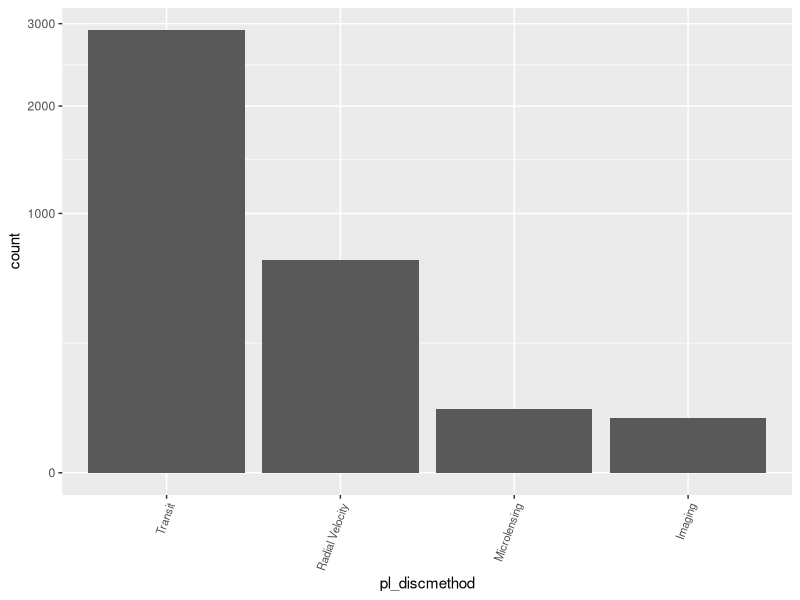
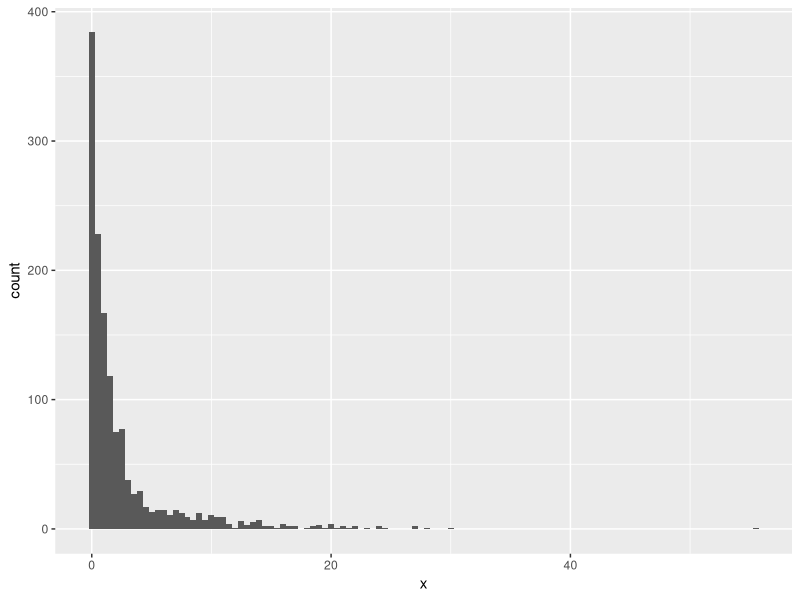
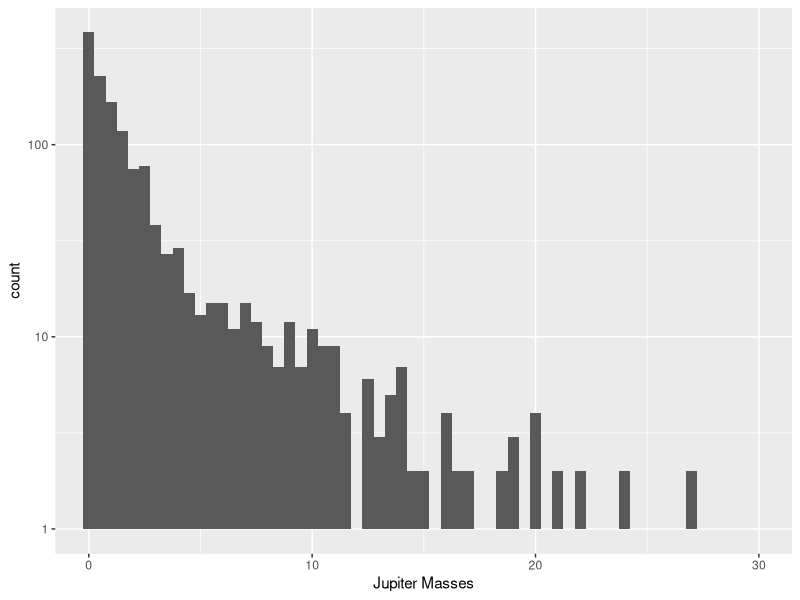
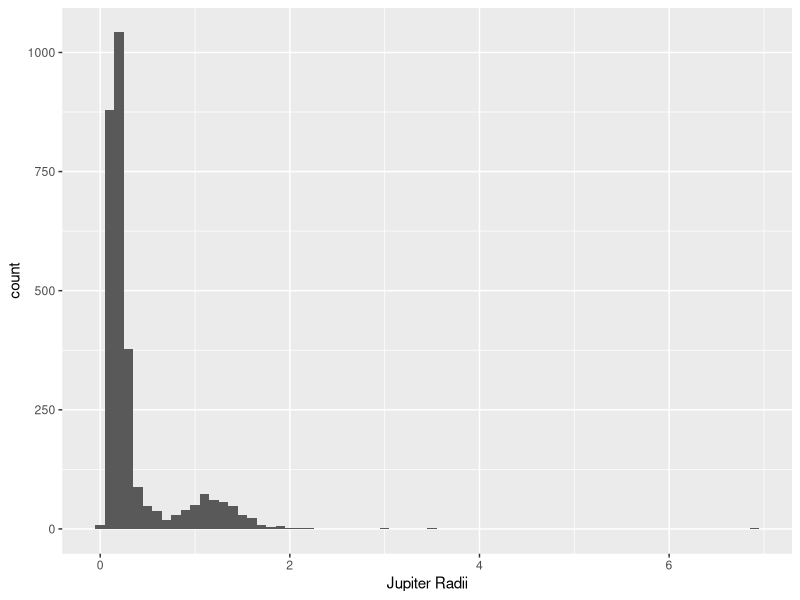
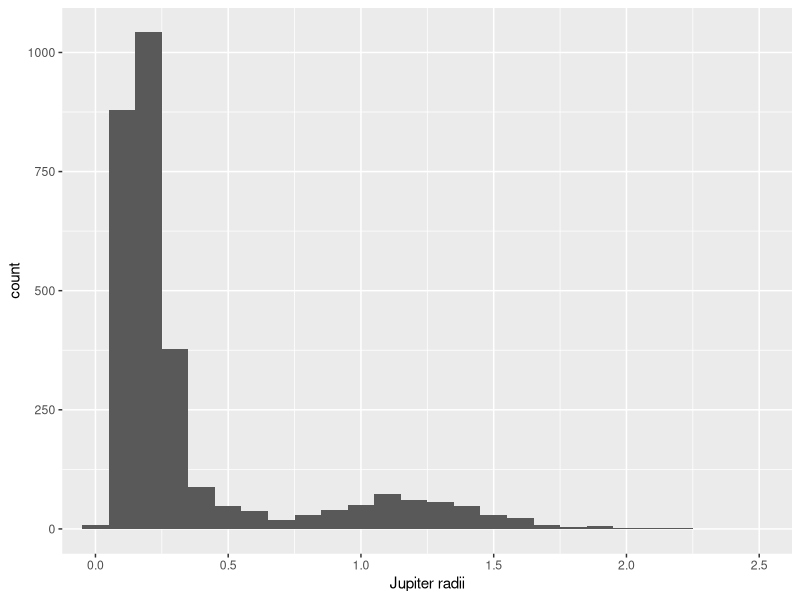
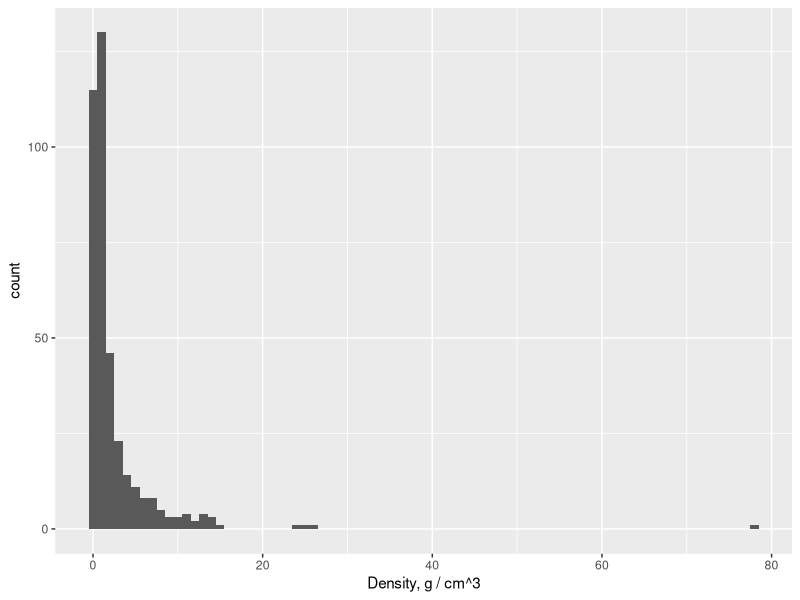
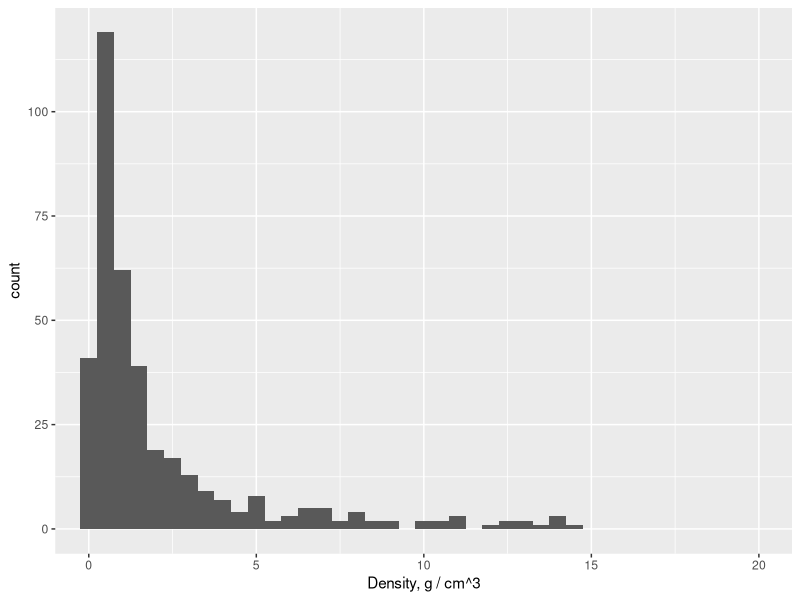
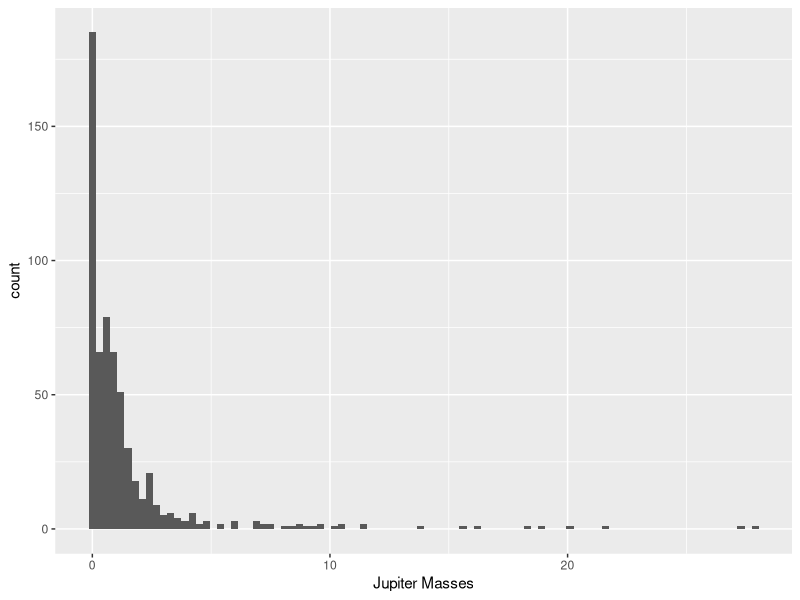

R code for these plots, in order:
## ---- chunk 1
# Load all of the packages that you end up using in your analysis in this code
# chunk.

# Notice that the parameter "echo" was set to FALSE for this code chunk. This
# prevents the code from displaying in the knitted HTML output. You should set
# echo=FALSE for all code chunks in your file, unless it makes sense for your
# report to show the code that generated a particular plot.

# The other parameters for "message" and "warning" should also be set to FALSE
# for other code chunks once you have verified that each plot comes out as you
# want it to. This will clean up the flow of your report


library(tidyverse)


## ---- chunk 2
# Read in datat to a dataframe object
df <- read.csv('planets.csv', header=TRUE)

# Grab columns 2 through 20
pa <- df[, 2:20]

pa$pl_name <- df$pl_name
pa$st_optmag <- df$st_optmag
pa$st_dist <- df$st_dist
pa$st_spster <- df$st_spstr
pa$st_age <- df$st_age
pa$st_mass <- df$st_mass
pa$st_dist <- df$st_dist
pa$st_teff <- df$st_teff

# Drop columns we don't care about
ep <- pa[ , -which(names(pa) %in% c('pl_orbeccen', 'pl_orbincl', 
                                    'pl_ttvflag', 'pl_kepflag',
                                    'pl_k2flag', 'pl_nnotes',
                                    'ra', 'dec_str', 'pl_bmassprov',
                                    'ra_str'))]

## ---- chunk 3

# Reorder the discovery method factor according to the count of planets
# discovered using each method, descending.
ep$pl_discmethod <- factor(ep$pl_discmethod, levels = 
                             c('Transit','Radial Velocity', 'Microlensing',
                               'Imaging', 'Transit Timing Variations',
                               'Eclipse Timing Variations', 
                               'Orbital Brightness Modulation',
                               'Pulsar Timing', 'Pulsation Timing Variations',
                               'Astrometry'))

# Change the spectral type column to only be the first letter of the string.
# This will give us a broad definition of the star's spectral type rather than
# a very specific one
ep$st_spster <- substring(ep$st_spster, 1, 1)

# Factor spectral type column to ensure ggplot plays nice with it
ep$st_spster %>% factor(levels = c('A', 'B', 'F', 'G', 'K', 'L', 'M', 'S',
                                   'T', 'W'))

# Here we essentially exclude all planets that are not the "final" planet in
# their system, and use this dataframe to keep track of the number of planets
# in each system
num_planets = subset(ep, (ep$pl_letter == 'b' & ep$pl_pnum == 1) |
                       (ep$pl_letter == 'c' & ep$pl_pnum == 2) |
                       (ep$pl_letter == 'd' & ep$pl_pnum == 3) |
                       (ep$pl_letter == 'e' & ep$pl_pnum == 4) |
                       (ep$pl_letter == 'f' & ep$pl_pnum == 5) |
                       (ep$pl_letter == 'g' & ep$pl_pnum == 6) |
                       (ep$pl_letter == 'h' & ep$pl_pnum == 7) | 
                       (ep$pl_letter == 'i' & ep$pl_pnum == 8))

backup <- ep

ep <- subset(ep, pl_discmethod == 'Transit' | pl_discmethod == 'Radial Velocity' | 
           pl_discmethod == 'Microlensing' | pl_discmethod == 'Imaging')

## ---- chunk 4
#' Produces a histogram plot using ggplot2.
#' Arguments: df, a dataframe object; x, a variable in df;
#' binwidth, width of the bars in the histogram

hist_plot <- function(df, x, binwidth) {
  ggplot(df, aes(x = x)) + geom_histogram(binwidth=binwidth)
}

## ---- chunk 5
summary(ep)
## ---- chunk 6
str(ep)
## ---- chunk 7
ggplot(ep, aes(x = pl_discmethod)) + geom_bar() + 
  theme(axis.text.x =  element_text(angle = 70, size = 8, hjust = 1)) +
  scale_y_sqrt()
## ---- chunk 8

## ---- chunk 9

hist_plot(ep, ep$pl_bmassj, .5)

## ---- chunk 10

hist_plot(ep, ep$pl_bmassj, .5) + coord_cartesian(xlim = c(0, 30)) +
scale_y_log10() + xlab('Jupiter Masses')


## ---- chunk 11

hist_plot(ep, ep$pl_radj, .1) + xlab('Jupiter Radii')

## ---- chunk 12

hist_plot(ep, ep$pl_radj, .1) + xlab('Jupiter radii') + 
  coord_cartesian(xlim = c(0, 2.5))

## ---- chunk 13

hist_plot(ep, ep$pl_dens, 1) + xlab('Density, g / cm^3')

## ---- chunk 14

hist_plot(ep, ep$pl_dens, .5) + xlab('Density, g / cm^3') + 
coord_cartesian(xlim = c(0, 20))

## ---- chunk 15

trans <- ep %>% subset(pl_discmethod == 'Transit')
rv <- ep %>% subset(pl_discmethod == 'Radial Velocity')
ml <- ep %>% subset(pl_discmethod == 'Microlensing')
im <- ep %>% subset(pl_discmethod == 'Imaging')

## ---- chunk 16

hist_plot(trans, trans$pl_bmassj, .3) + xlab('Jupiter Masses')

## ---- chunk 17

hist_plot(rv, rv$pl_bmassj, .3) + xlab('Jupiter Masses')

## ---- chunk 18

hist_plot(ml, ml$pl_bmassj, .1) + xlab('Jupiter Masses')

## ---- chunk 19

hist_plot(im, im$pl_bmassj, .3) + xlab('Jupiter Masses')

## ---- chunk 20
hist_plot(im, im$pl_radj, .1) + xlab('Jupiter Radii')
## ---- chunk 21
hist_plot(rv, rv$pl_radj, .1) + xlab('Jupiter Radii')
## ---- chunk 22

hist_plot(trans, trans$pl_radj, .1) + xlab('Jupiter Radii')

## ---- chunk 23
summary(num_planets)
ggplot(num_planets, aes(x = factor(pl_pnum))) + geom_bar()


## ---- chunk 24

hist_plot(ep, ep$st_age, .1) + xlab('Star age (billions of years)')

## ---- chunk 25

hist_plot(ep, ep$st_mass, 1)

## ---- chunk 26

hist_plot(ep, ep$st_mass, .1) + coord_cartesian(xlim = c(0, 5))

## ---- chunk 27

ggplot(subset(ep, ep$st_spster != ''), aes(x = st_spster)) +
  geom_bar()

## ---- chunk 28

hist_plot(ep, ep$st_teff, 100) + xlab('Effective temperature (K)')

## ---- chunk 29

ggplot(ep, aes(x = st_teff)) + geom_histogram(binwidth = 100) +
  xlab('Effective temperature (K)') + coord_cartesian(xlim = c(0, 10000))

## ---- chunk 30

ggplot(subset(ep, ep$pl_dens <= 60), aes(x = pl_dens, y = pl_bmassj)) + 
  geom_point()

## ---- chunk 31

ggplot(subset(ep, ep$pl_dens <= 60), aes(x = pl_dens, y = pl_bmassj)) + 
  geom_point() + coord_cartesian(xlim = c(0, 15), ylim = c(0, 5))

## ---- chunk 32

ggplot(ep, aes(x = pl_radj, y = pl_bmassj)) + geom_point() +
  coord_cartesian(xlim = c(0, 3), ylim =c(0, 30))

## ---- chunk 33

ggplot(ep, aes(x = pl_radj, y = pl_bmassj)) + geom_point() +
  coord_cartesian(xlim = c(0, 3), ylim =c(0, 10))

## ---- chunk 34

ggplot(ep, aes(x = pl_orbsmax, y = pl_bmassj)) + geom_point() +
  coord_cartesian(xlim = c(0, 8), ylim = c(0, 10))

## ---- chunk 35

ggplot(ep, aes(x = st_dist, y = pl_bmassj)) + geom_point()

## ---- chunk 36

ggplot(ep, aes(x = st_dist, y = pl_bmassj)) + geom_point()

## ---- chunk 37

ggplot(subset(ep, ep$st_spster == 'F' | ep$st_spster == 'G' |
                ep$st_spster == 'K' | ep$st_spster == 'M'), 
              aes(x = st_spster, y = st_dist)) + geom_boxplot() + 
  coord_cartesian(ylim = c(0, 1000))

## ---- chunk 38

ggplot(ep, aes(x = st_mass, y = pl_bmassj)) + geom_point() +
  coord_cartesian(xlim = c(0, 15), ylim = c(0, 30))

## ---- chunk 39

ggplot(ep, aes(x = st_mass, y = pl_bmassj)) + geom_point(alpha=0.5) +
  coord_cartesian(xlim = c(0, 2), ylim = c(0, 5))

## ---- chunk 40

ggplot(num_planets, aes(x = factor(pl_pnum), y = st_mass)) + geom_boxplot() +
  coord_cartesian(ylim = c(0, 2.5))

## ---- chunk 41

ggplot(subset(ep, ep$st_spster != 'W' & ep$st_spster != 's' &
                ep$st_spster != 'L' & ep$st_spster != 'B' & ep$st_spster != ''), 
       aes(x=factor(st_spster), y = st_teff)) + geom_boxplot() +
  coord_cartesian(ylim = c(0, 10000))

## ---- chunk 42

ggplot(ep, aes(x = st_mass, y = st_teff)) + geom_point(alpha = 0.05) + 
  coord_cartesian(ylim = c(0, 12000), xlim = c(0, 2))

lm(pl_radj ~ st_teff, data = ep) %>% summary()

## ---- chunk 43

ggplot(ep, aes(x = st_optmag, y = st_dist)) + geom_point(alpha = 0.2) + 
  coord_cartesian(ylim = c(0, 2500))

## ---- chunk 44

ggplot(ep, aes(x = st_optmag, y = st_dist)) + geom_point(alpha = 0.2) + 
  coord_cartesian(ylim = c(0, 2500)) + scale_y_sqrt()

## ---- chunk 45

ggplot(ep, aes(x = factor(pl_pnum), y = pl_bmassj, group = factor(pl_pnum))) +
  geom_boxplot()


## ---- chunk 46

## ---- chunk 47

ggplot(ep, aes(x = st_dist, y = pl_bmassj, color = pl_discmethod)) +
  geom_point(alpha = 0.2) + scale_color_brewer(type='qual', palette = 2)

## ---- chunk 48

m = subset(ep, pl_discmethod == 'Transit' | pl_discmethod == 'Radial Velocity' | 
           pl_discmethod == 'Microlensing' | pl_discmethod == 'Imaging')

ggplot(m, aes(x = st_dist, y = pl_bmassj, color = pl_discmethod)) +
  geom_point(alpha = 0.2) + scale_color_brewer(type='qual', palette = 2) + 
  coord_cartesian(ylim = c(0, 25))

## ---- chunk 49

ggplot(ep, aes(x = pl_radj, y = pl_bmassj)) +
  geom_point(size = .5*ep$pl_dens, alpha = 0.5) +
  coord_cartesian(xlim = c(0, 3), ylim =c(0, 10))

## ---- chunk 50

ggplot(ep, aes(x = pl_radj, y = pl_bmassj, color = factor(pl_pnum))) +
  geom_point(alpha = 0.2) + coord_cartesian(xlim = c(0, 3), ylim =c(0, 30))

## ---- chunk 51

ggplot(ep, aes(x = pl_orbsmax, y = pl_bmassj, color = pl_discmethod)) +
  geom_point(alpha = 0.2) + coord_cartesian(xlim = c(0, 7), ylim = c(0, 25))

## ---- chunk 52

ggplot(trans, aes(x = pl_dens, y = pl_bmassj, color = factor(pl_pnum))) +
         geom_point() + coord_cartesian(xlim = c(0, 15), ylim = c(0, 5))

## ---- chunk 53

## ---- chunk 54

## ---- chunk 55

